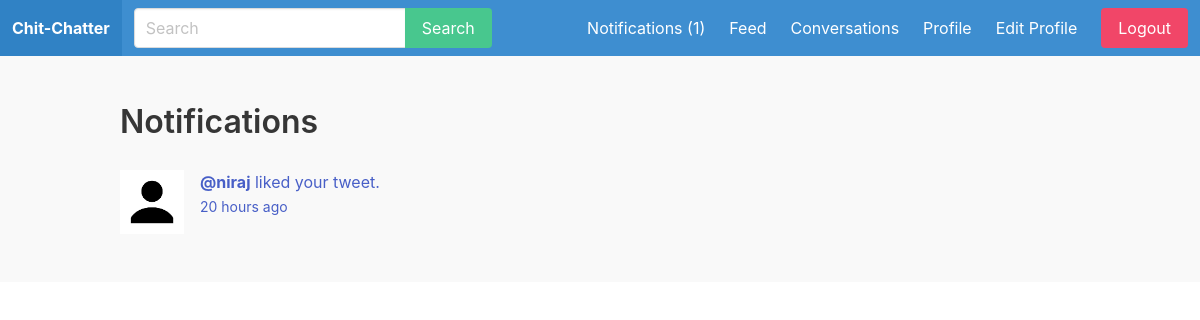
/notifications/ (signed in), run on an earlier commit of the app's database.
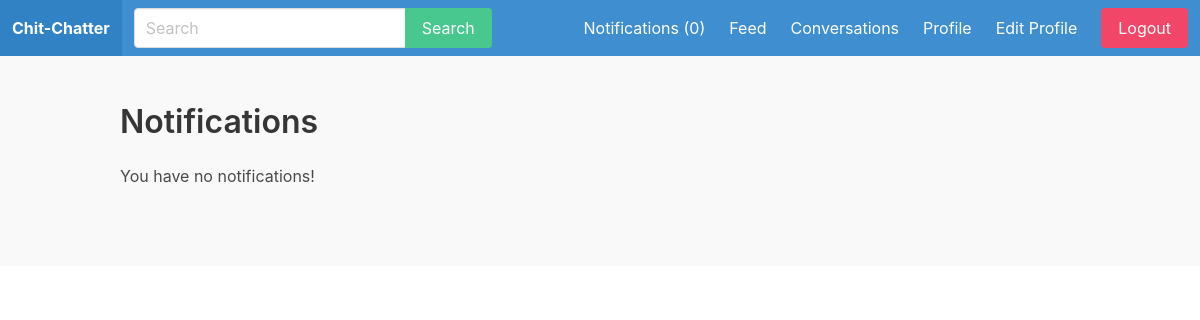
And on a later commit of the database.
### apps/notification/models.py (models this page shows, shortened)
class Notification(models.Model):
  MESSAGE = 'message'
  FOLLOWER = 'follower'
  LIKE = 'like'
  MENTION = 'mention'
  CHOICES = (
    (MESSAGE, 'Message'),
    (FOLLOWER, 'Follower'),
    (LIKE, 'Like'),
    (MENTION, 'Mention'),
  )
  to_user = models.ForeignKey(User, on_delete=models.CASCADE, related_name='notifications')
  notification_type = models.CharField(max_length=20, choices=CHOICES)
  is_read = models.BooleanField(default=False)
  created_by = models.ForeignKey(User, on_delete=models.CASCADE, related_name='notification_creator')
  created_at = models.DateTimeField(auto_now_add=True)
  class Meta:
    ordering = ['-created_at']

### apps/user_profile/models.py (models this page shows, shortened)
class UserProfile(models.Model):
  user = models.OneToOneField(User, on_delete=models.CASCADE)
  follows = models.ManyToManyField('self', related_name='followed_by', symmetrical=False)  # if A follows B, B should not automatically follow back A
  avatar = models.ImageField(upload_to='uploads/', null=False, blank=False, default='uploads/default.jpg')

### apps/notification/views.py (the view, shortened to what this page needs)
# urls.py: path('notifications/', notifications, name='notifications'),
@login_required
def notifications(request):
  goto = request.GET.get('goto', '')
  notification_id = request.GET.get('id', 0)
  return render(request, 'notification/notifications.html')

### apps/notification/context_processors.py (called while the page is built)
def notifications(request):
  if request.user.is_authenticated:
    return {'notifications': request.user.notifications.filter(is_read=False)}
  else:
    return {'notifications': []}

### apps/notification/templates/notification/notifications.html (shortened to what this page needs)
{% extends 'core/base.html' %}
  {% load humanize %}
  {% block content %}
    <div class="container">
      <div class="columns">
        <div class="column is-12">
          <h1 class="title">
            Notifications
          </h1>
          {% if not notifications %}
            <p>You have no notifications!</p>
          {% endif %}
          <div class="wrapper-tweets">
            {% for notification in notifications %}
              <article class="media">
                <figure class="media-left">
                  <p class="image is-64x64">
                    {% if notification.created_by.user_profile.avatar %}
                      <img src="{{ notification.created_by.user_profile.avatar.url }}" alt="">
                    {% endif %}
                  </p>
                </figure>
                <div class="media-content">
                  <div class="content">
                    <p>
                      {% if notification.notification_type == 'message' %}
                        <a href="{% url 'notifications' %}?goto=conversation&id={{ notification.id }}">
                          <strong>{{ notification.created_by.first_name }} {{ notification.created_by.last_name }} @{{ notification.created_by.username }}</strong> sent you a message.
                          <br>
                          <small>{{ notification.created_at|naturaltime }}</small>
                        </a>
                      {% elif notification.notification_type == 'like' %}
                        <a href="{% url 'notifications' %}?goto=user_profile&id={{ notification.id }}">
                          <strong>{{ notification.created_by.first_name }} {{ notification.created_by.last_name }} @{{ notification.created_by.username }}</strong> liked your tweet.
                          <br>
                          <small>{{ notification.created_at|naturaltime }}</small>
                        </a>
                      {% endif %}
                    </p>
                  </div>
                </div>
              </article>
            {% endfor %}
          </div>
        </div>
      </div>
    </div>
  {% endblock %}

What changed in the data, as far as the page shows it:
no longer on this page (row edited): Notification: created_by.user_profile.avatar (placeholder picture), created_by.username "niraj", created_at "20 hours ago"
Also different on the page:
{{ notifications.count }}: "1" → "0"
text now shown: "You have no notifications!"
